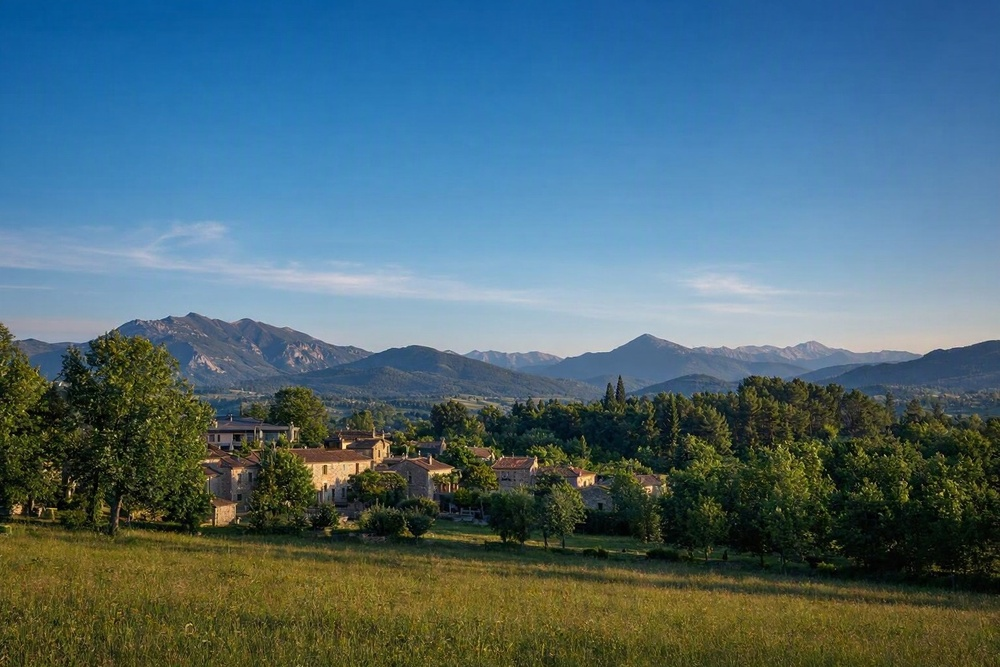
#> input picture myphoto.jpg, 1000 x 667 px, shrunk from 1248 x 832 before the run
$ python image_processing.py
#> lines starting #> are read from the running program, lines starting #| are printed output that depends on the picture

from PIL import Image
import numpy as np

# Open the image
image = Image.open("myphoto.jpg")
#> image is the input picture: PIL image 1000x667 RGB; mean R, G, B 77.4, 106, 117.5

# Display image dimensions
print("Image size:", image.size)
#| Image size: (1000, 667)

# Convert the image into a NumPy array
image_array = np.array(image)

# Display array information
print("Array shape:", image_array.shape)
#| Array shape: (667, 1000, 3)

# Display some pixel values
print("\nFirst 5 pixels:")
print(image_array[0, :5])
#| [[  4  84 143]
#|  [  3  83 142]
#|  [  3  83 146]
#|  [  4  84 147]
#|  [  5  84 151]]


# STEP 2: Apply a brightness filter

brightness = 50

bright_image_array = np.clip(image_array.astype(np.int16) + brightness, 0, 255)
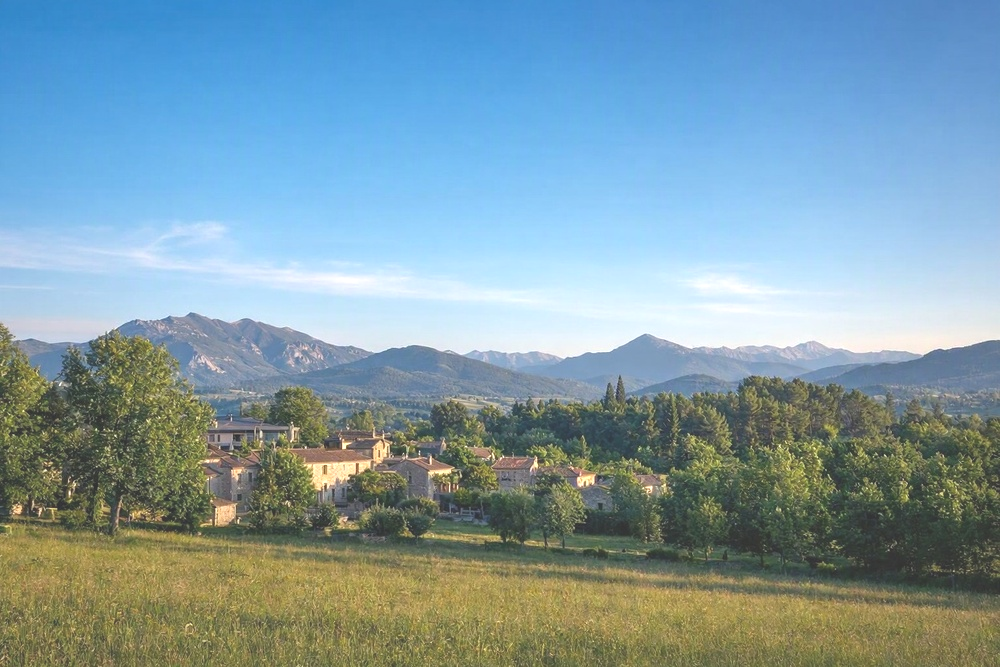
#> bright_image_array: shape (667, 1000, 3) int16; mean R, G, B 127.4, 156, 167.2

bright_image = Image.fromarray(bright_image_array.astype(np.uint8))

bright_image.save("brightened_photo.jpg")

print("\nBrightness filter applied!")
print("Saved as brightened_photo.jpg")


# STEP 3: Apply a negative filter

negative_array = 255 - image_array
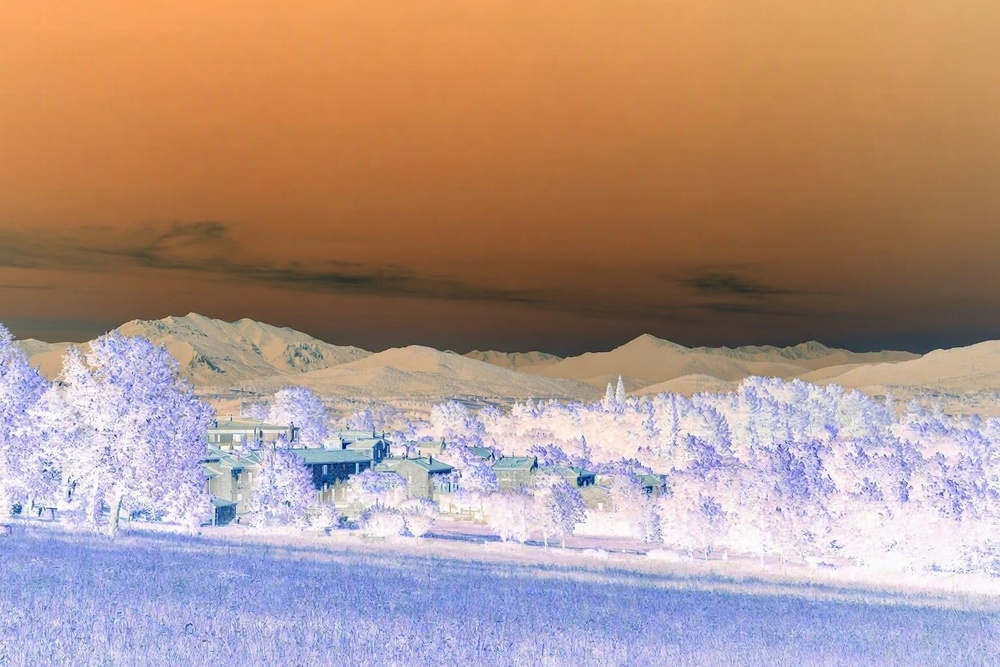
#> negative_array: shape (667, 1000, 3); mean R, G, B 177.6, 149, 137.5

negative_image = Image.fromarray(negative_array.astype(np.uint8))

negative_image.save("negative_photo.jpg")

print("\nNegative filter applied!")
print("Saved as negative_photo.jpg")

# STEP 4: Apply a contrast filter

contrast_factor = 1.5

contrast_array = 128 + contrast_factor * (image_array.astype(np.float32) - 128)

contrast_array = np.clip(contrast_array, 0, 255)
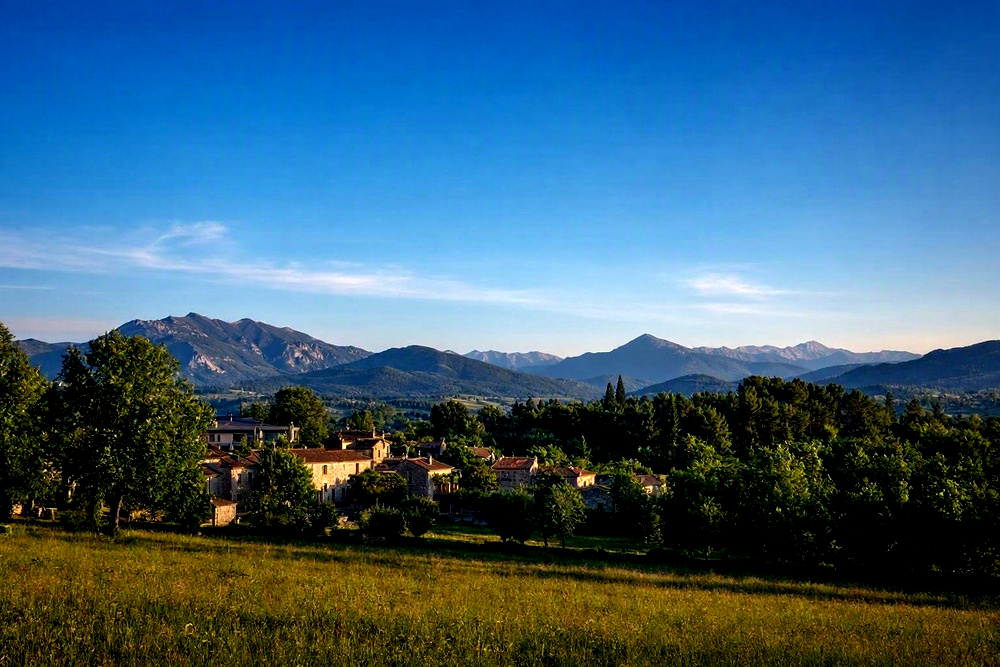
#> contrast_array: shape (667, 1000, 3) float32; mean R, G, B 59.7, 98.2, 121.8

contrast_image = Image.fromarray(contrast_array.astype(np.uint8))

contrast_image.save("contrast_photo.jpg")

print("\nContrast filter applied!")
print("Saved as contrast_photo.jpg")
